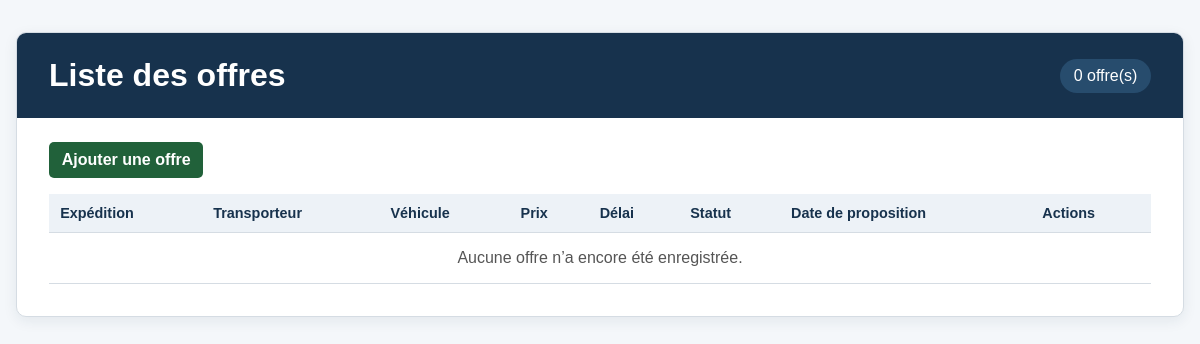
/offre/list-offres/, run on an earlier commit of the app's database.
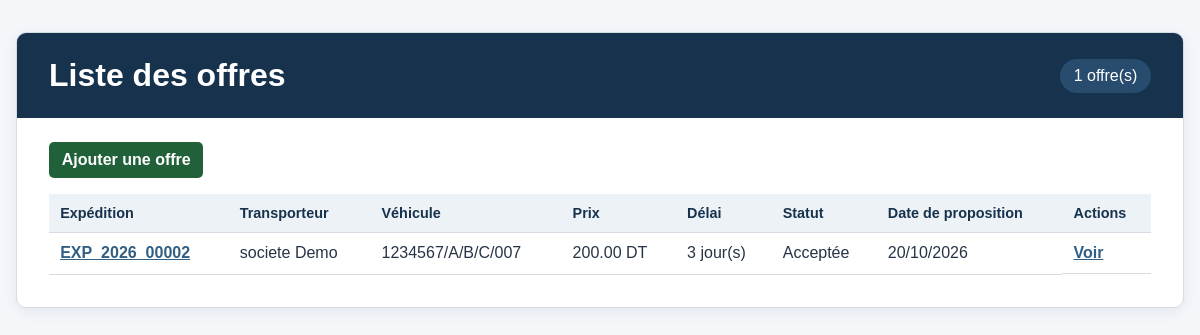
And on a later commit of the database.
### OffreApp/models.py (models this page shows, shortened)
class Offre(models.Model):
    STATUT_CHOICES = [
        ('proposee', 'Proposée'),
        ('acceptee', 'Acceptée'),
        ('refusee', 'Refusée'),
        ('retiree', 'Retirée'),
    ]
    prix = models.DecimalField(
        max_digits=10,
        decimal_places=2,
        validators=[MinValueValidator(0.01)],
    )
    delai_jours = models.PositiveIntegerField(
        validators=[MinValueValidator(1)],
    )
    statut = models.CharField(
        max_length=20,
        choices=STATUT_CHOICES,
        default='proposee',
    )
    date_proposition = models.DateField(auto_now_add=True)
    expedition = models.ForeignKey(
        Expedition,
        on_delete=models.CASCADE,
        related_name='offres',
    )
    transporteur = models.ForeignKey(
        Entreprise,
        on_delete=models.CASCADE,
        related_name='offres',
        limit_choices_to={'type_entreprise': 'transporteur'},
    )
    vehicule = models.ForeignKey(
        Vehicule,
        on_delete=models.CASCADE,
        related_name='offres',
    )
    created_at = models.DateTimeField(auto_now_add=True)
    updated_at = models.DateTimeField(auto_now=True)
    class Meta:
        ordering = ['-created_at']

### ExpeditionApp/models.py (models this page shows, shortened)
class Expedition(models.Model):
    STATUT_CHOICES = [
        ('publiee', 'Publiée'),
        ('attribuee', 'Attribuée'),
        ('en_cours', 'En cours'),
        ('livree', 'Livrée'),
        ('annulee', 'Annulée'),
    ]
    reference = models.CharField(max_length=20, unique=True, blank=True)
    ville_depart = models.CharField(max_length=100)
    ville_arrivee = models.CharField(max_length=100)
    poids_kg = models.DecimalField(
        max_digits=10,
        decimal_places=2,
        validators=[MinValueValidator(0.01)],
    )
    date_souhaitee = models.DateField()
    description = models.TextField(blank=True)
    statut = models.CharField(max_length=20, choices=STATUT_CHOICES, default='publiee')
    entreprise = models.ForeignKey(
        Entreprise,
        on_delete=models.CASCADE,
        related_name='expeditions',
        limit_choices_to={'type_entreprise': 'chargeur'},
    )
    created_at = models.DateTimeField(auto_now_add=True)
    updated_at = models.DateTimeField(auto_now=True)
    class Meta:
        ordering = ['-created_at']

### EntrepriseApp/models.py (models this page shows, shortened)
class Entreprise(models.Model):
    raison_sociale = models.CharField(max_length=255, null=False, blank=False)
    matricule_fiscal = models.CharField(
        max_length=17,
        unique=True,
        validators=[matricule_fiscal_validator],
    )
    type_entreprise = models.CharField(
        max_length=100,
        choices=[
            ('chargeur', 'Chargeur'),
            ('transporteur', 'Transporteur'),
        ],
        default='chargeur',
    )
    adresse = models.TextField()
    created_at = models.DateTimeField(auto_now_add=True)
    updated_at = models.DateTimeField(auto_now=True)
    utilisateur = models.OneToOneField(
        Utilisateur,
        on_delete=models.CASCADE,
        related_name='entreprise',
    )

### VehiculeApp/models.py (models this page shows, shortened)
class Vehicule(models.Model):
    TYPE_VEHICULE_CHOICES = [
        ('camionnette', 'Camionnette'),
        ('fourgon', 'Fourgon'),
        ('camion porteur', 'Camion porteur'),
        ('semi-remorque', 'Semi-remorque'),
    ]
    immatriculation = models.CharField(max_length=20, unique=True)
    capacite_kg = models.PositiveIntegerField(
        validators=[MinValueValidator(100, 'Capacité doit être supérieure à 100 kg.')]
    )
    disponible = models.BooleanField(default=True)
    type_vehicule = models.CharField(
        max_length=50,
        choices=TYPE_VEHICULE_CHOICES,
        default='camionnette',
    )
    created_at = models.DateTimeField(auto_now_add=True)
    updated_at = models.DateTimeField(auto_now=True)
    entreprise = models.ForeignKey(
        Entreprise,
        on_delete=models.CASCADE,
        related_name='vehicules',
        limit_choices_to={'type_entreprise': 'transporteur'},
    )

### OffreApp/views.py (the view)
# urls.py: path('list-offres/', OffreListView.as_view(), name='offre_list'),
class OffreListView(ListView):
    model = Offre
    template_name = 'offre/list.html'
    context_object_name = 'offres'
    queryset = Offre.objects.select_related(
        'expedition',
        'transporteur',
        'vehicule',
    )

### templates/offre/list.html (shortened to what this page needs)
<!DOCTYPE html>
<html lang="fr">
<head>
</head>
<body>
    <main>
        <header class="page-header">
            <h1>Liste des offres</h1>
            <p class="count">{{ offres|length }} offre(s)</p>
        </header>
        <section class="content">
            <a class="add-button" href="{% url 'offre_create' %}">Ajouter une offre</a>
            <div class="table-wrapper">
                <table>
                    <thead>
                        <tr>
                            <th>Expédition</th>
                            <th>Transporteur</th>
                            <th>Véhicule</th>
                            <th>Prix</th>
                            <th>Délai</th>
                            <th>Statut</th>
                            <th>Date de proposition</th>
                            <th>Actions</th>
                        </tr>
                    </thead>
                    <tbody>
                        {% for offre in offres %}
                            <tr>
                                <td><a href="{% url 'offre_detail' offre.pk %}">{{ offre.expedition.reference }}</a></td>
                                <td>{{ offre.transporteur.raison_sociale }}</td>
                                <td>{{ offre.vehicule.immatriculation }}</td>
                                <td>{{ offre.prix }} DT</td>
                                <td>{{ offre.delai_jours }} jour(s)</td>
                                <td>{{ offre.get_statut_display }}</td>
                                <td>{{ offre.date_proposition|date:"d/m/Y" }}</td>
                                <td class="actions">
                                    <a href="{% url 'offre_detail' offre.pk %}">Voir</a>
                                </td>
                            </tr>
                        {% empty %}
                            <tr><td colspan="8" class="empty">Aucune offre n’a encore été enregistrée.</td></tr>
                        {% endfor %}
                    </tbody>
                </table>
            </div>
        </section>
    </main>
</body>
</html>

What changed in the data, as far as the page shows it:
added Offre: expedition.reference "EXP_2026_00002", transporteur.raison_sociale "societe Demo", vehicule.immatriculation "1234567/A/B/C/007", prix "200.00", delai_jours "3", statut "Acceptée", date_proposition "20/10/2026"
Also different on the page:
{{ offres|length }}: "0" → "1"
text no longer shown: "Aucune offre n’a encore été enregistrée."
